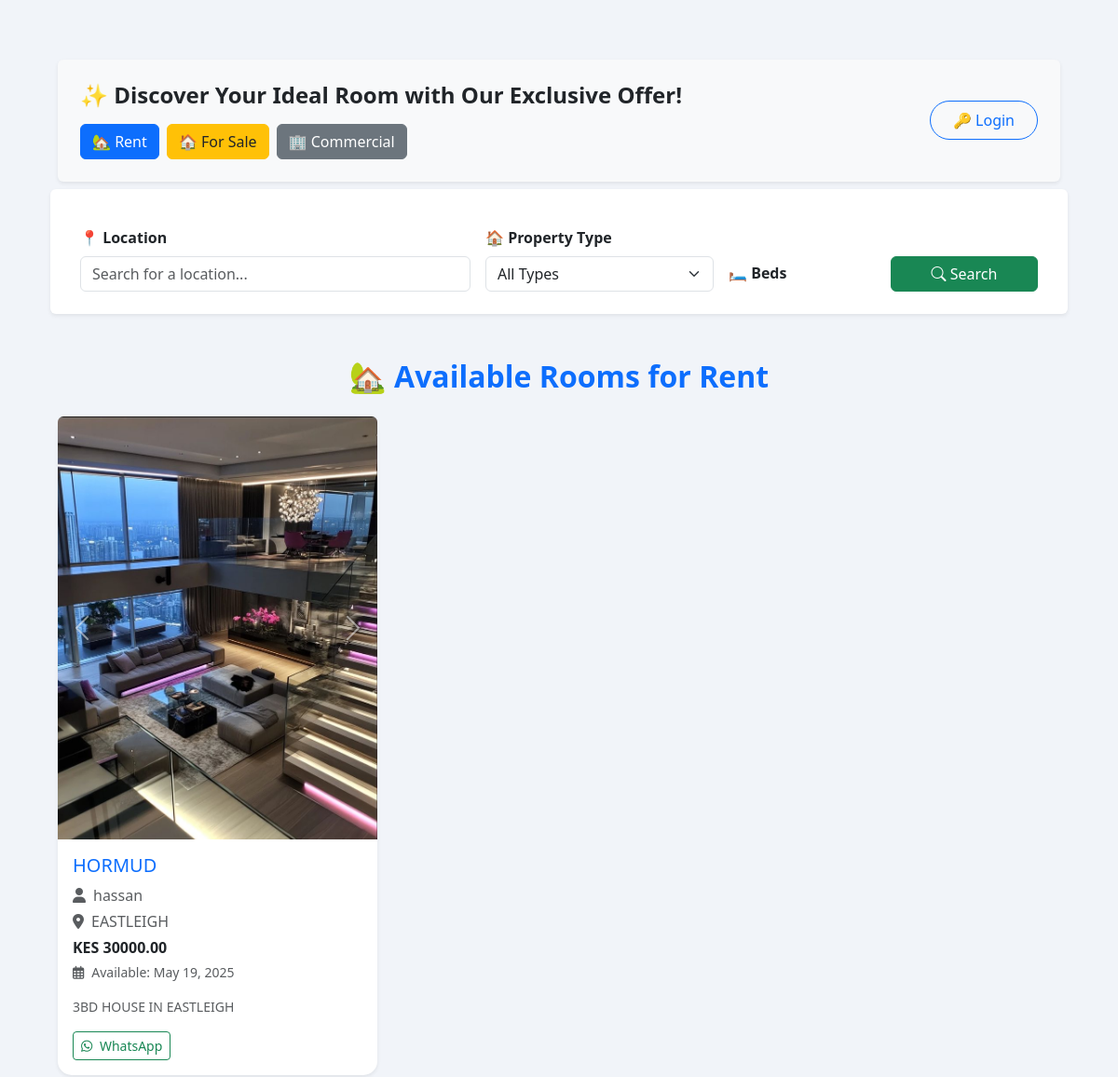
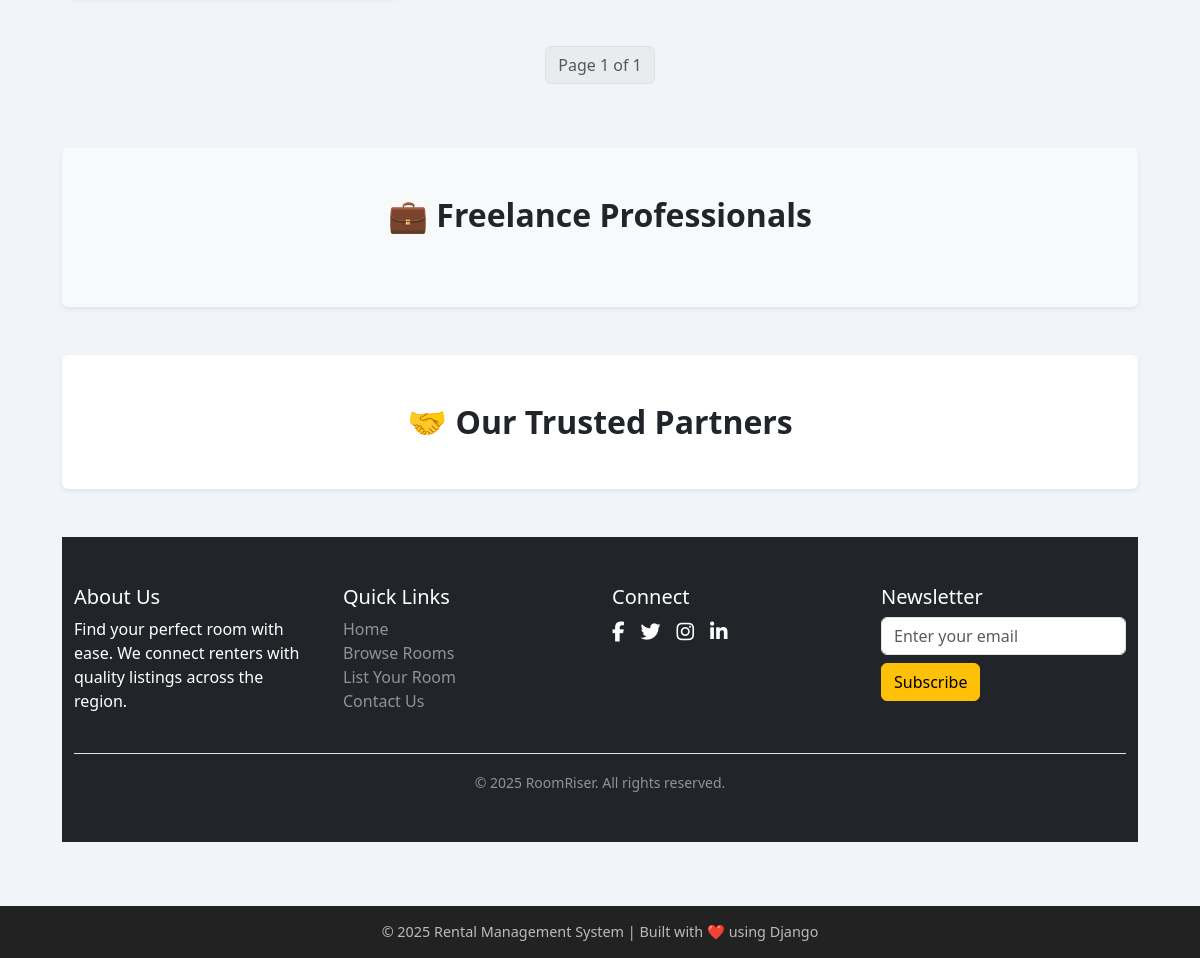
The page / on the database its author committed (2 pictures, top to bottom).
### users/models.py (models this page shows, shortened)
class VacantRoom(models.Model):
    ROOM_TYPE_CHOICES = (
        ('Single', 'Single'),
        ('Double', 'Double'),
        ('Self-Contained', 'Self-Contained'),
        ('Bedsitter', 'Bedsitter'),
         ('Airbnb', 'Airbnb'),
        ('1 Bedroom', '1 Bedroom'),
        ('2 Bedroom', '2 Bedroom'),
        ('3 Bedroom', '3 Bedroom'),
        ('4 Bedroom', '4 Bedroom'),
    )
    user = models.ForeignKey(User, on_delete=models.CASCADE, related_name='vacant_rooms')
    title = models.CharField(max_length=100)
    description = models.TextField()
    amount = models.DecimalField(max_digits=10, decimal_places=2)
    location = models.CharField(max_length=100)
    room_type = models.CharField(max_length=20, choices=ROOM_TYPE_CHOICES)
    picture1 = models.ImageField(upload_to='vacancy_images/', null=True, blank=True)
    picture2 = models.ImageField(upload_to='vacancy_images/', null=True, blank=True)
    picture3 = models.ImageField(upload_to='vacancy_images/', null=True, blank=True)
    video_tour = models.FileField(upload_to='vacancy_videos/', null=True, blank=True)  # New field for video
    available_from = models.DateField()
    is_available = models.BooleanField(default=True)
    created_at = models.DateTimeField(auto_now_add=True)
    slug = models.SlugField(unique=True, blank=True)
    def get_absolute_url(self):
        return reverse('vacancy_detail', kwargs={'slug': self.slug})

### users/views.py (the view)
# urls.py: path('', views.vacancy_list, name='vacancy_list'),
def vacancy_list(request):
    form = VacancySearchForm(request.GET)
    rooms = VacantRoom.objects.filter(is_available=True)
    freelancers = Freelancer.objects.all()
    partners = Partner.objects.all()
    if 'search_history' not in request.session:
        request.session['search_history'] = []
    location = request.GET.get('location', request.session.get('location', ''))
    if location and location not in request.session['search_history']:
        request.session['search_history'].insert(0, location)  # Insert at the beginning
        if len(request.session['search_history']) > 5:
            request.session['search_history'].pop()  # Remove the oldest one
        request.session.modified = True
    if form.is_valid():
        query = form.cleaned_data.get('query')
        room_type = form.cleaned_data.get('room_type')
        min_price = form.cleaned_data.get('min_price')
        max_price = form.cleaned_data.get('max_price')
        if query:
            rooms = rooms.filter(Q(title__icontains=query) | Q(location__icontains=query))
        if location:
            rooms = rooms.filter(location__icontains=location)
        if room_type and room_type != '':
            rooms = rooms.filter(room_type=room_type)
        if min_price is not None:
            rooms = rooms.filter(amount__gte=min_price)
        if max_price is not None:
            rooms = rooms.filter(amount__lte=max_price)
    rooms = list(rooms)
    for room in rooms:
        if room.picture1:
            room.picture1_url = request.build_absolute_uri(room.picture1.url)
        else:
            room.picture1_url = ""
    paginator = Paginator(rooms, 6)
    page = request.GET.get('page')
    rooms = paginator.get_page(page)
    latest_rooms = VacantRoom.objects.order_by('-created_at')[:6]
    popular_rooms = VacantRoom.objects.order_by('-created_at')[:6]
    my_context = {
        'rooms': rooms,
        'form': form,
        'latest_rooms': latest_rooms,
        'popular_rooms': popular_rooms,
        'freelancers': freelancers,
        'partners': partners,
        'search_history': request.session.get('search_history', []),  # Search history
        'location': location,  # Location
    }
    return render(request, 'users/vacancy_list.html', {**my_context})  # Unpack context into the template

### users/forms.py
class VacancySearchForm(forms.Form):
    query = forms.CharField(required=False, label='Search by title or location')
    room_type = forms.ChoiceField(
        choices=[('', 'All Types')] + list(VacantRoom.ROOM_TYPE_CHOICES),
        required=False
    )
    min_price = forms.DecimalField(required=False, label='Min Price', decimal_places=2)
    max_price = forms.DecimalField(required=False, label='Max Price', decimal_places=2)
    location = forms.CharField(required=False, label='Location')

### users/templates/users/vacancy_list.html (shortened to what this page needs)
{% extends 'users/base.html' %}
{% load widget_tweaks %}
{% block content %}
<div class="background-decor">
  <div class="container py-4">
    <div class="p-4 bg-light rounded shadow-sm mb-4">
      <div class="d-flex flex-column flex-md-row justify-content-between align-items-start align-items-md-center">
        <div>
          <h4 class="fw-bold">✨ Discover Your Ideal Room with Our Exclusive Offer!</h4>
          <div class="d-flex gap-2 flex-wrap mt-3">
            <a href="{% url 'vacancy_list' %}" class="btn btn-primary">🏡 Rent</a>
            <a href="{% url 'for_sale_list' %}" class="btn btn-warning text-dark">🏠 For Sale</a>
            <a href="{% url 'commercial_list' %}" class="btn btn-secondary">🏢 Commercial</a>
          </div>
        </div>
        <div class="mt-3 mt-md-0">
          <a href="{% url 'login' %}" class="btn btn-outline-primary rounded-pill px-4 py-2">🔑 Login</a>
        </div>
      </div>
    </div>
    <form method="GET" action="{% url 'vacancy_list' %}" class="row g-3 align-items-end mb-5 bg-white p-4 rounded shadow-sm">
      <div class="col-md-5 position-relative">
        <label class="form-label fw-semibold">📍 Location</label>
        <input
            type="text"
            id="locationInput"
            name="location"
            class="form-control"
            placeholder="Search for a location..."
            value="{{ location|default:'' }}"
            autocomplete="off"
        />
    </div>
      <div class="col-md-3">
        <label class="form-label fw-semibold">🏠 Property Type</label>
        {{ form.room_type|add_class:"form-select" }}
      </div>
      <div class="col-md-2">
        <label class="form-label fw-semibold">🛏️ Beds</label>
      </div>
      <div class="col-md-2 d-grid">
        <button type="submit" class="btn btn-success"><i class="bi bi-search"></i> Search</button>
      </div>
    </form>
    <h2 class="mb-4 text-center fw-bold text-primary">🏡 Available Rooms for Rent</h2>
    <div class="row g-4">
      {% for room in rooms %}
      <div class="col-12 col-md-6 col-lg-4">
        <div class="card h-100 shadow-sm border-0">
          <div id="carousel{{ room.id }}" class="carousel slide" data-bs-ride="carousel">
            <div class="carousel-inner">
              {% if room.picture1 %}
              <div class="carousel-item active">
                <img src="{{ room.picture1.url }}" class="d-block w-100 rounded-top" alt="{{ room.title }}">
              </div>
              {% endif %}
            </div>
            {% if room.picture2 or room.picture3 %}
            <button class="carousel-control-prev" type="button" data-bs-target="#carousel{{ room.id }}" data-bs-slide="prev">
              <span class="carousel-control-prev-icon"></span>
            </button>
            <button class="carousel-control-next" type="button" data-bs-target="#carousel{{ room.id }}" data-bs-slide="next">
              <span class="carousel-control-next-icon"></span>
            </button>
            {% endif %}
          </div>
          <div class="card-body d-flex flex-column">
            <h5 class="card-title"><a href="{{ room.get_absolute_url }}" class="text-decoration-none">{{ room.title }}</a></h5>
            <p class="mb-1 text-muted"><i class="fas fa-user me-2"></i>{{ room.user }}</p>
            <p class="mb-1 text-muted"><i class="fas fa-map-marker-alt me-2"></i>{{ room.location }}</p>
            <p class="mb-1"><strong>KES {{ room.amount }}</strong></p>
            <p class="text-muted small"><i class="far fa-calendar-alt me-2"></i>Available: {{ room.available_from }}</p>
            <p class="text-muted small">{{ room.description|truncatewords:20 }}</p>
            <div class="mt-auto">
              <a href="https://wa.me/254798883849?text={{
                ('Hello, I\'m interested in "'|add:room.title|add:'" located in '|add:room.location|add:'. Description: '|add:room.description|add:'. Photo: '|add:room.picture1_url)|urlencode }}"
               target="_blank"
               class="btn btn-outline-success btn-sm">
                <i class="fab fa-whatsapp me-1"></i> WhatsApp
            </a>
            </div>
          </div>
        </div>
      </div>
      {% empty %}
      <div class="col-12 text-center">
        <div class="alert alert-warning">
          <i class="fas fa-exclamation-triangle me-2"></i>No rooms found. Try different filters.
        </div>
      </div>
      {% endfor %}
    </div>
    <nav class="mt-5 d-flex justify-content-center">
      <ul class="pagination">
        <li class="page-item disabled"><span class="page-link">Page {{ rooms.number }} of {{ rooms.paginator.num_pages }}</span></li>
      </ul>
    </nav>
    <section class="mt-5 py-5 bg-light rounded shadow-sm">
      <h2 class="text-center fw-bold mb-5">💼 Freelance Professionals</h2>
    </section>
    <section class="mt-5 py-5 bg-white rounded shadow-sm">
      <h2 class="text-center fw-bold mb-4">🤝 Our Trusted Partners</h2>
    </section>
    <footer class="mt-5 bg-dark text-white py-5">
      <div class="container">
        <div class="row g-4">
          <div class="col-md-3">
            <h5>About Us</h5>
            <p>Find your perfect room with ease. We connect renters with quality listings across the region.</p>
          </div>
          <div class="col-md-3">
            <h5>Quick Links</h5>
            <ul class="list-unstyled">
              <li><a href="#" class="text-white-50 text-decoration-none">Home</a></li>
              <li><a href="#" class="text-white-50 text-decoration-none">Browse Rooms</a></li>
              <li><a href="#" class="text-white-50 text-decoration-none">List Your Room</a></li>
              <li><a href="#" class="text-white-50 text-decoration-none">Contact Us</a></li>
            </ul>
          </div>
          <div class="col-md-3">
            <h5>Connect</h5>
            <div class="d-flex gap-3">
              <a href="#" class="text-white fs-5"><i class="fab fa-facebook-f"></i></a>
              <a href="#" class="text-white fs-5"><i class="fab fa-twitter"></i></a>
              <a href="#" class="text-white fs-5"><i class="fab fa-instagram"></i></a>
              <a href="#" class="text-white fs-5"><i class="fab fa-linkedin-in"></i></a>
            </div>
          </div>
          <div class="col-md-3">
            <h5>Newsletter</h5>
            <input type="email" class="form-control mb-2" placeholder="Enter your email">
            <button class="btn btn-warning">Subscribe</button>
          </div>
        </div>
        <div class="text-center mt-4 border-top pt-3 text-white-50">
          <small>© 2025 RoomRiser. All rights reserved.</small>
        </div>
      </div>
    </footer>
  </div>
</div>
{% endblock %}

### users/templates/users/base.html (style rules this page uses)
:root { --primary-color: #0d6efd; --accent-color: #f8f9fa; --dark-bg: #222; --light-text: #bbb; }
body { background-color: #f1f4f9; font-family: 'Segoe UI', sans-serif; min-height: 100vh; display: flex; flex-direction: column; }
.card { border: none; box-shadow: 0 3px 12px rgba(0, 0, 0, 0.08); border-radius: 15px; transition: transform 0.2s ease; }

### rows shown on the page
VacantRoom: picture1 (picture), title "HORMUD", user "hassan", location "EASTLEIGH", amount "30000.00", available_from "May 19, 2025", description "3BD HOUSE IN EASTLEIGH"

### other values the page prints
{{ rooms.number }} "1"
{{ rooms.paginator.num_pages }} "1"
{{ year|default:"2025" }} "2025"
